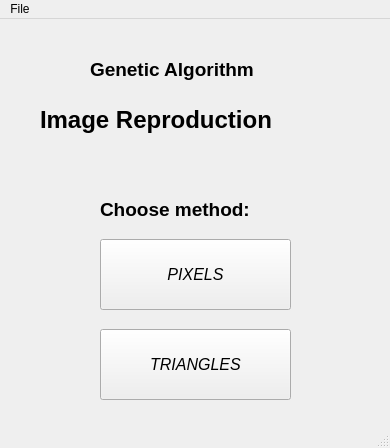
<?xml version="1.0" encoding="UTF-8"?>
<ui version="4.0">
 <class>MainWindow_main</class>
 <widget class="QMainWindow" name="MainWindow_main">
  <property name="geometry">
   <rect>
    <x>0</x>
    <y>0</y>
    <width>390</width>
    <height>448</height>
   </rect>
  </property>
  <property name="windowTitle">
   <string>ImageReproductionGA</string>
  </property>
  <widget class="QWidget" name="centralwidget">
   <widget class="QLabel" name="label_selection_GA">
    <property name="geometry">
     <rect>
      <x>90</x>
      <y>20</y>
      <width>431</width>
      <height>61</height>
     </rect>
    </property>
    <property name="font">
     <font>
      <pointsize>14</pointsize>
      <weight>75</weight>
      <italic>false</italic>
      <bold>true</bold>
     </font>
    </property>
    <property name="text">
     <string>Genetic Algorithm</string>
    </property>
   </widget>
   <widget class="QLabel" name="label_selection_image_repr">
    <property name="geometry">
     <rect>
      <x>40</x>
      <y>70</y>
      <width>431</width>
      <height>61</height>
     </rect>
    </property>
    <property name="font">
     <font>
      <pointsize>18</pointsize>
      <weight>75</weight>
      <italic>false</italic>
      <bold>true</bold>
     </font>
    </property>
    <property name="text">
     <string>Image Reproduction</string>
    </property>
   </widget>
   <widget class="QLabel" name="label_selection_image_repro">
    <property name="geometry">
     <rect>
      <x>100</x>
      <y>160</y>
      <width>431</width>
      <height>61</height>
     </rect>
    </property>
    <property name="font">
     <font>
      <pointsize>14</pointsize>
      <weight>75</weight>
      <italic>false</italic>
      <bold>true</bold>
     </font>
    </property>
    <property name="text">
     <string>Choose method:</string>
    </property>
   </widget>
   <widget class="QPushButton" name="pushButton_pixels">
    <property name="geometry">
     <rect>
      <x>100</x>
      <y>220</y>
      <width>191</width>
      <height>71</height>
     </rect>
    </property>
    <property name="font">
     <font>
      <pointsize>12</pointsize>
      <italic>true</italic>
     </font>
    </property>
    <property name="text">
     <string>PIXELS</string>
    </property>
   </widget>
   <widget class="QPushButton" name="pushButton_triangles">
    <property name="geometry">
     <rect>
      <x>100</x>
      <y>310</y>
      <width>191</width>
      <height>71</height>
     </rect>
    </property>
    <property name="font">
     <font>
      <pointsize>12</pointsize>
      <italic>true</italic>
     </font>
    </property>
    <property name="text">
     <string>TRIANGLES</string>
    </property>
   </widget>
  </widget>
  <widget class="QMenuBar" name="menubar">
   <property name="geometry">
    <rect>
     <x>0</x>
     <y>0</y>
     <width>390</width>
     <height>26</height>
    </rect>
   </property>
   <widget class="QMenu" name="menuFile">
    <property name="title">
     <string>File</string>
    </property>
    <addaction name="actionClose"/>
   </widget>
   <addaction name="menuFile"/>
  </widget>
  <widget class="QStatusBar" name="statusbar"/>
  <action name="actionClose">
   <property name="text">
    <string>Close</string>
   </property>
  </action>
 </widget>
 <resources/>
 <connections/>
</ui>
